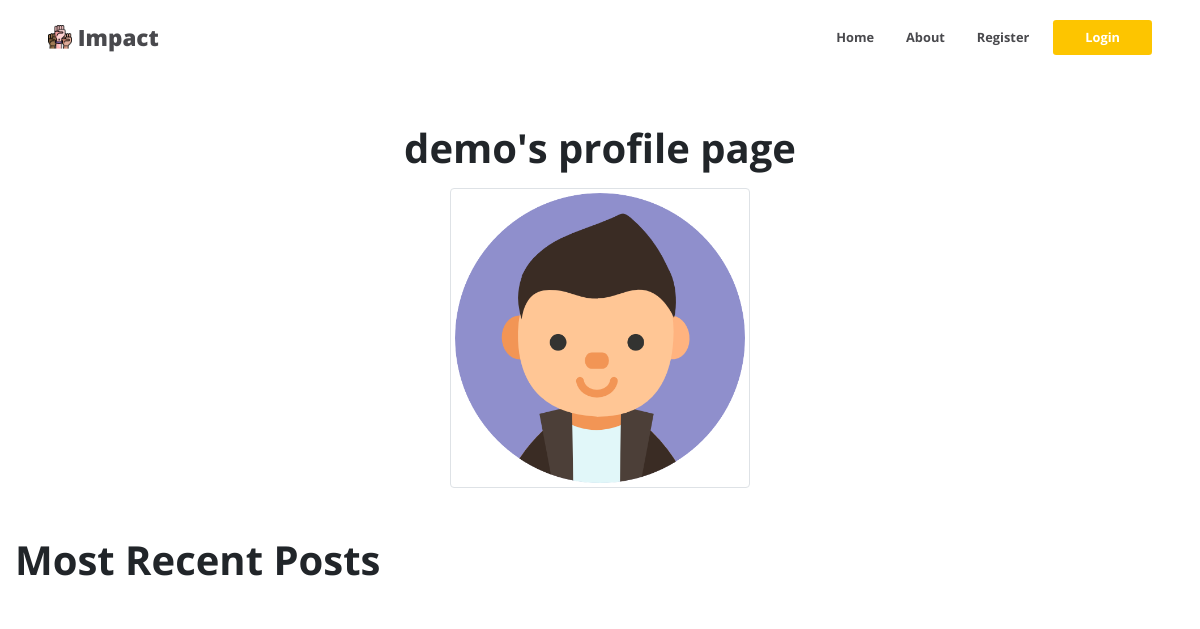
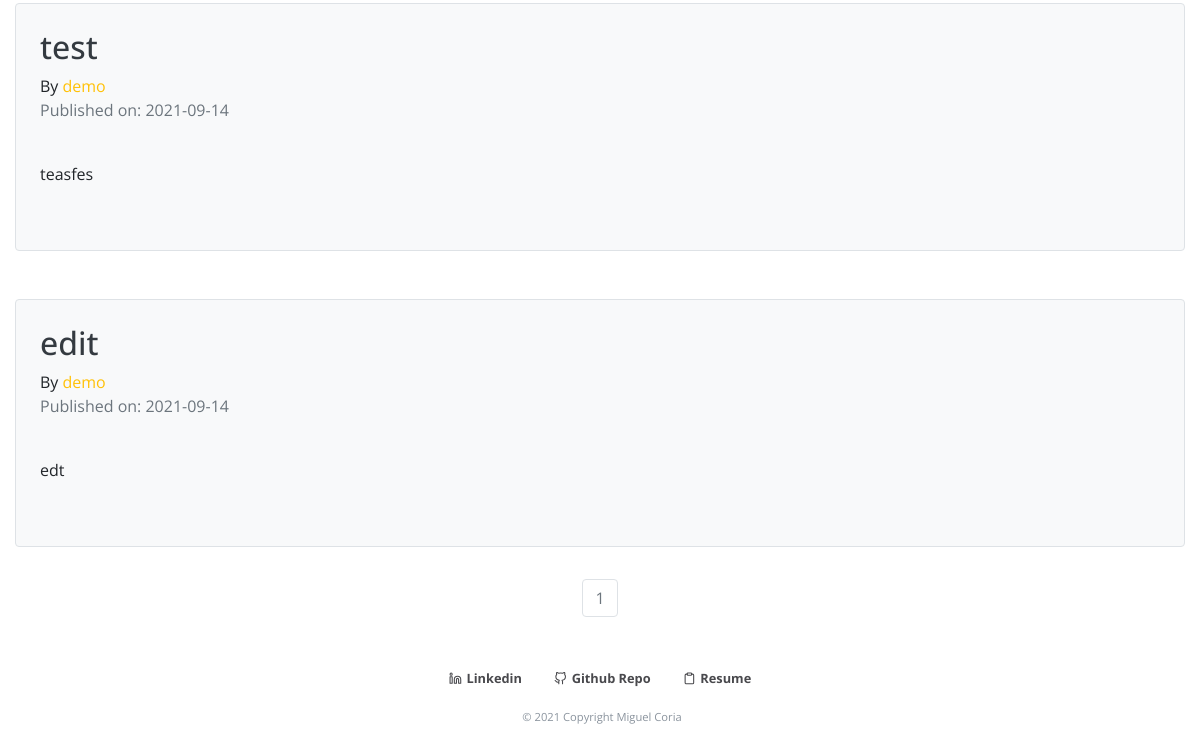
The app's page /demo, older data (2 pictures, top to bottom).
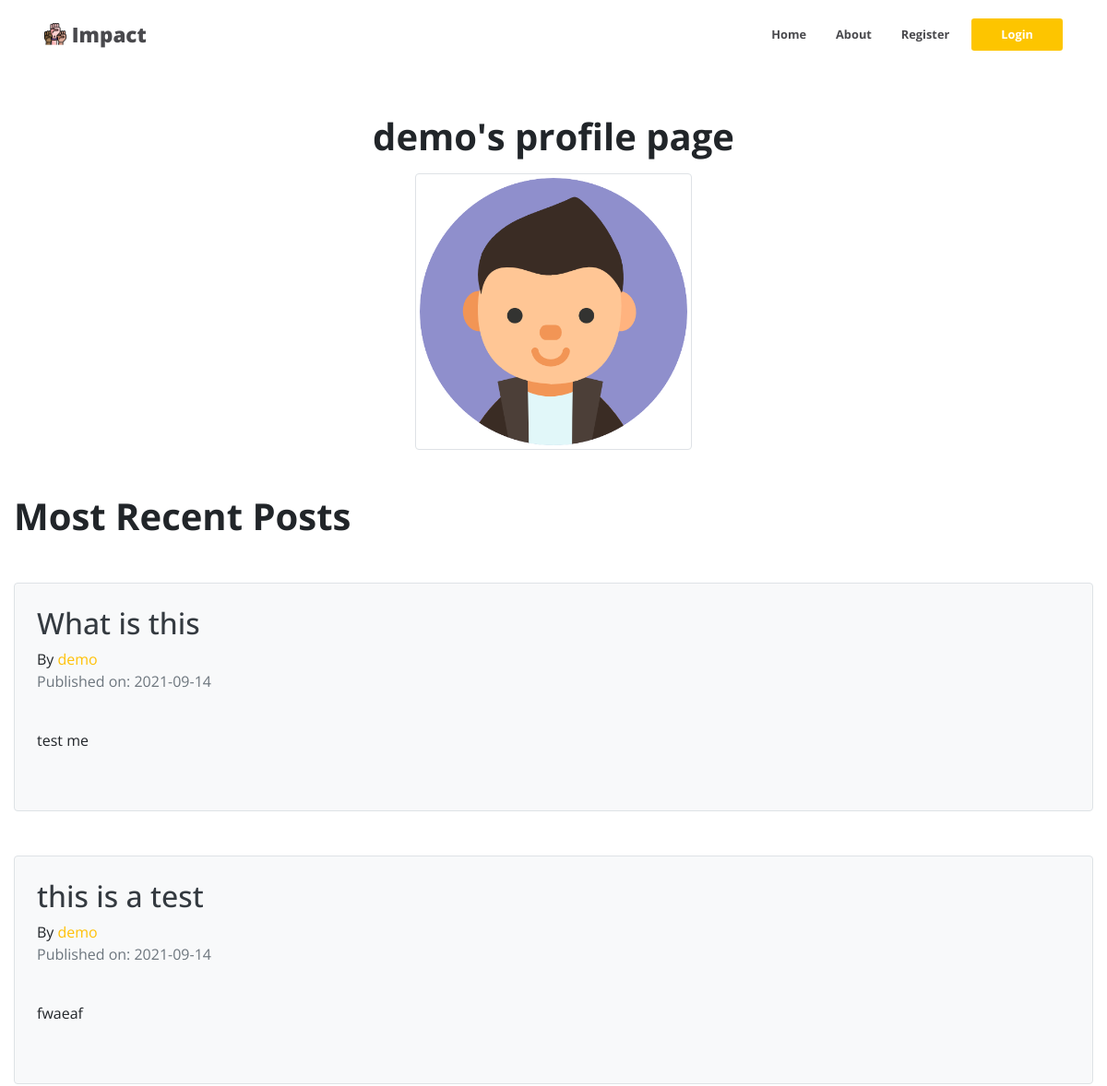
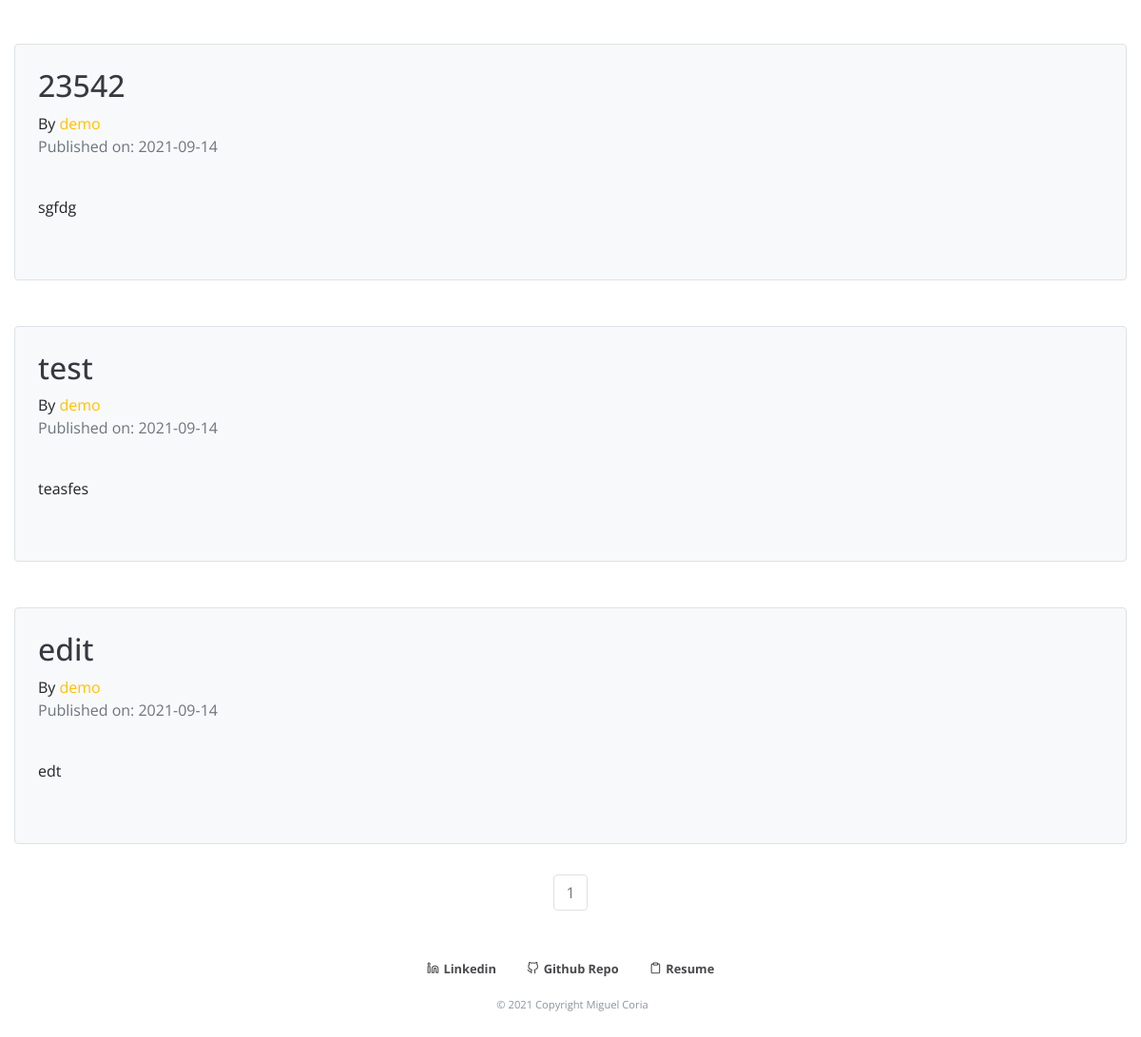
The same page, newer data (2 pictures, top to bottom).
### impact/models.py (models this page shows, shortened)
class User(db.Model,UserMixin):
    __tablename__ = 'users'
    id = db.Column(db.Integer, primary_key=True)
    profile_image = db.Column(db.String(64), nullable=False, default='default_profile.png')
    email = db.Column(db.String(64), unique=True, index=True)
    username = db.Column(db.String(64), unique=True, index=True)
    password_hash = db.Column(db.String(128))
    posts = db.relationship("Post", backref="author", lazy=True)

class Post(db.Model):
    users = db.relationship(User)
    id = db.Column(db.Integer, primary_key=True)
    post_image = db.Column(db.String(64), nullable=False, default='default_thumb.png')
    user_id = db.Column(db.Integer, db.ForeignKey('users.id'), nullable=False)
    date = db.Column(db.DateTime, nullable=False, default=datetime.utcnow)
    title = db.Column(db.String(140), nullable=False)
    text = db.Column(db.Text, nullable=False)

### impact/users/views.py (the view)
@users.route("/<username>")
def user_posts(username):
    page = request.args.get('page', 1, type=int)
    user = User.query.filter_by(username=username).first_or_404()
    posts = Post.query.filter_by(author=user).order_by(Post.date.desc()).paginate(page=page, per_page=5)
    return render_template('user_posts.html', posts=posts, user=user)

### impact/templates/user_posts.html
{% extends "base.html" %}
{% block content %}
<div class="">
    <div align='center'>
    <h1 class="mb-3 mt-5 font-weight-bold">{{user.username}}'s profile page</h1>
      <img class="img-thumbnail"src="{{url_for('static',filename='profile_pics/'+user.profile_image)}}" width="300">
    </div>
</div>
<div class="">
<h1 class="font-weight-bold mt-5">Most Recent Posts</h1>
{% for post in posts.items  %}
<div class="mt-5 mb-3 border rounded p-4 bg-light">
  <h2 class="text-dark"> <a class="text-dark" href="{{url_for('blog_post.blog_post',blog_post_id=post.id)}}">{{post.title}}</a> </h2>
  By <a href="{{url_for('users.user_posts',username=post.author.username)}}" class="text-warning">{{post.author.username}}</a>
  <p class='text-muted'>Published on: {{post.date.strftime("%Y-%m-%d")}}</p>
   <br>
   <p>{{post.text}}</p>
   <br>
  </div>
{% endfor %}
</div>
<nav aria-label='Page Navigation example'>
<ul class="pagination justify-content-center">
    {% for page_num in posts.iter_pages(left_edge=1,right_edge=1,left_current=1,right_current=2)  %}
      {% if posts.page == page_num %}
      <li class='page-item disabled'>
        <a class="page-link" href="{{url_for('users.user_posts',username=user.username,page=page_num)}}">{{ page_num}}</a>
      </li>
      {% else %}
      <li class='page-item'>
        <a class="page-link" href="{{url_for('users.user_posts',username=user.username,page=page_num)}}">{{ page_num}}</a>
      </li>
      {% endif %}
    {% endfor %}
  </ul>
</nav>
{% endblock %}

### impact/templates/base.html (shortened to what this page needs)
<!DOCTYPE html>
<html lang="en">
  <head>
    <link
      rel="stylesheet"
      href="https://use.fontawesome.com/releases/v5.15.2/css/all.css"
    />
    <link
      rel="stylesheet"
      href="https://maxcdn.bootstrapcdn.com/bootstrap/4.0.0/css/bootstrap.min.css"
    />
    <link href="https://unpkg.com/aos@2.3.1/dist/aos.css" rel="stylesheet" />
    <link
      rel="stylesheet"
      type="text/css"
      href="{{ url_for('static',filename='styles/main.css') }}"
    />
  </head>
  <body style="background-color: #ffffff">
    <nav class="navbar navbar-expand-md navbar-light">
      <a class="navbar-brand font-weight-bold logo-text" href="/"
        ><img
          src="{{ url_for('static', filename='images/teamwork.png') }}"
          alt=""
          class="navbar-logo-image"
        />
        Impact</a
      >
      <div class="collapse navbar-collapse" id="navbarSupportedContent">
        <ul class="navbar-nav ml-auto mb-2 mb-lg-0">
          <li class="nav-item">
            <a class="nav-link p-2" href="{{url_for('core.index')}}">Home</a>
          </li>
          {% if current_user.is_authenticated %}
          <li class="nav-item">
            <a class="nav-link p-2" href="{{ url_for('users.account')}}"
              >Account</a
            >
          </li>
          <li class="nav-item">
            <a class="nav-link p-2" href="{{ url_for('blog_post.create_post')}}"
              >Create Post</a
            >
          </li>
          <li class="nav-item">
            <a class="nav-link p-2" href="{{url_for('core.about')}}">About</a>
          </li>
          <li class="nav-item">
            <a class="nav-link p-2" href="{{ url_for('users.logout')}}"
              >Logout</a
            >
          </li>
          {% else %}
          <li class="nav-item">
            <a class="nav-link p-2" href="{{url_for('core.about')}}">About</a>
          </li>
          <li class="nav-item">
            <a class="nav-link p-2" href="{{ url_for('users.register')}}"
              >Register</a
            >
          </li>
          <li class="nav-item">
            <a
              class="nav-link nav-login-button p-2"
              href="{{ url_for('users.login')}}"
            >
              Login</a
            >
          </li>
          {% endif %}
        </ul>
      </div>
    </nav>
    <div class="container-fluid main-content d-flex flex-column">
      {% block content %} {% endblock%}
    </div>
    <footer class="text-center text-lg-start container-fluid">
      <div
        class="d-flex justify-content-center p-1"
        style="background-color: #ffffff"
      >
        <a
          class="m-3 footer-link"
          target="_blank"
          href="https://www.linkedin.com/in/miguel-coria-273888130/"
          ><span data-feather="linkedin" class="footer-icon"></span> Linkedin</a
        >
        <a
          class="m-3 footer-link"
          target="_blank"
          href="https://github.com/miguelcoria94"
          ><span data-feather="github" class="footer-icon"></span> Github
          Repo</a
        >
        <a
          class="m-3 footer-link"
          target="_blank"
          href="https://docs.google.com/document/d/16_YpkY8Qy2cX0o2C9MWXYYrV6i9SFTaa2LbqC3lco7s/edit"
          ><span data-feather="clipboard" class="footer-icon"></span> Resume</a
        >
      </div>
      <p class="pl-1 text-center footer-legal-text" href="https://mcoria.com/">
        © 2021 Copyright Miguel Coria
      </p>
    </footer>
  </body>
</html>

### impact/static/styles/main.css (style rules this page uses)
body { font-family: "Open Sans", sans-serif !important; height: 100vh; }
.main-content { min-height: 81%; }
footer { padding-bottom: 1rem; }
nav { padding: 1rem 3rem !important; background-color: #ffff; }
.navbar-logo-image { height: 1.5rem; width: auto; position: relative; bottom: 3px; }
.nav-item { padding-left: 1rem; }
.nav-link { font-size: 0.8rem !important; font-weight: bold !important; color: #49494d !important; display: flex; align-items: center; }
.nav-login-button { background-color: #fdc500 !important; color: #ffffff !important; padding-right: 2rem !important; padding-left: 2rem !important; border-radius: 0.2rem; }
.logo-text { color: #49494d !important; font-weight: 800 !important; font-size: 1.4rem !important; }
.footer-link { font-weight: bold; font-size: 0.8rem; color: #49494d; }
.footer-icon { height: 0.8rem !important; width: 0.8rem !important; margin-right: 0.1rem; position: relative; top: 1.5px; }
.footer-legal-text { color: #8b949e !important; font-size: 0.7rem !important; }

Row changes from the older to the newer data that the page shows:
added Post: title "What is this", author.username "demo", date "2021-09-14", text "test me"
added Post: title "this is a test", author.username "demo", date "2021-09-14", text "fwaeaf"
added Post: title "23542", author.username "demo", date "2021-09-14", text "sgfdg"
